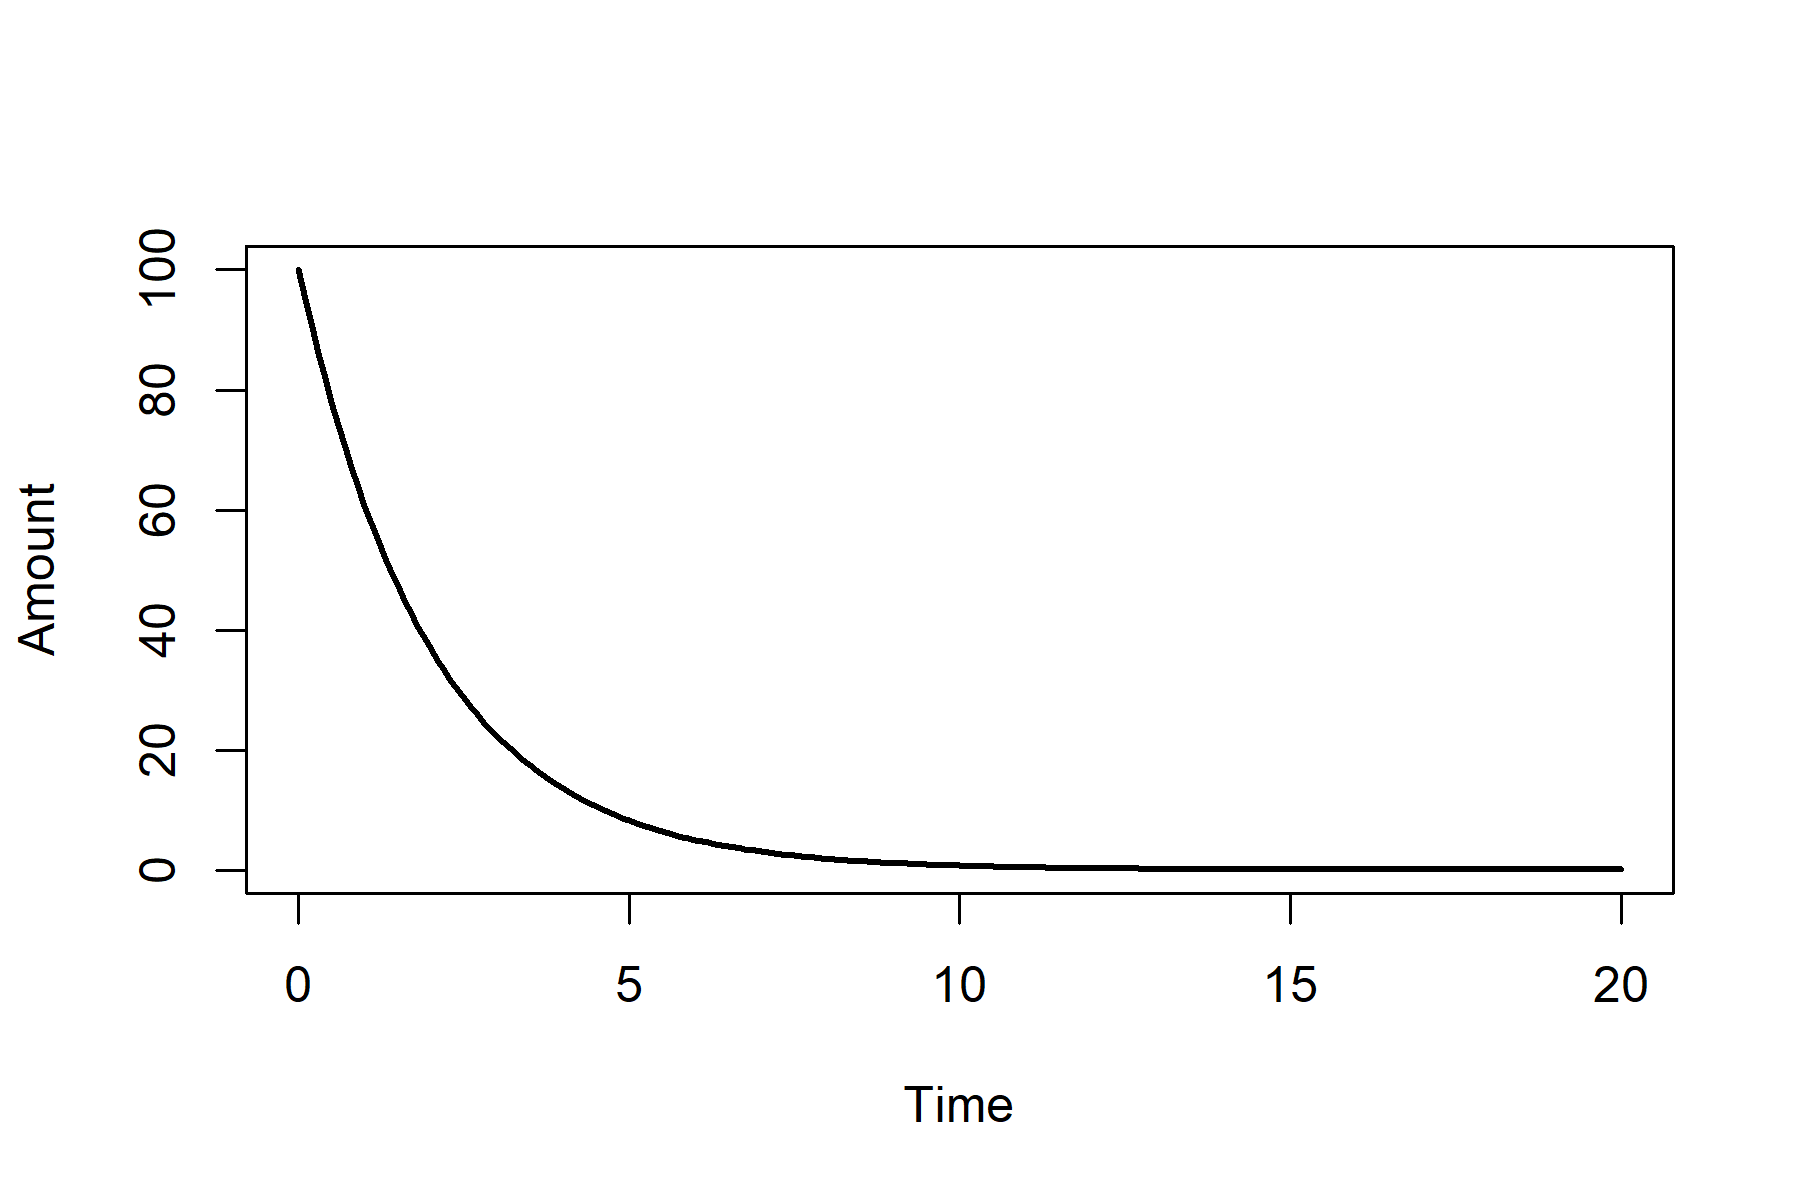

The R source for this figure:
library(MCSimMod)

# Get the full name of the package directory that contains the example MCSim
# model specification file.
mod_path <- file.path(system.file(package = "MCSimMod"), "extdata")

# Create a model object using the example MCSim model specification file
# "exponential.model" included in the MCSimMod package.
exp_mod_name <- file.path(mod_path, "exponential")
exp_mod <- createModel(exp_mod_name)

# Load the model.
exp_mod$loadModel()

# Change the values of the model parameters from their default values: set the
# initial amount (A0) to 100 and the exponential rate (r) to -0.5.
exp_mod$updateParms(c(A0 = 100, r = -0.5))

# Update the initial value(s) of the state variable(s) based on the updated
# parameter value(s).
exp_mod$updateY0()

# Define output times for simulation.
times <- seq(from = 0, to = 20, by = 0.1)

# Run simulation.
out <- exp_mod$runModel(times)

# Plot simulation results.
file_name = "ExponentialModelSimulation.png"
png(file_name, units="in", width=6, height=4, res=300)
plot(out[, "time"], out[, "A"], type = "l", lty = 1, lwd = 2, xlab = "Time",
     ylab = "Amount")
dev.off()